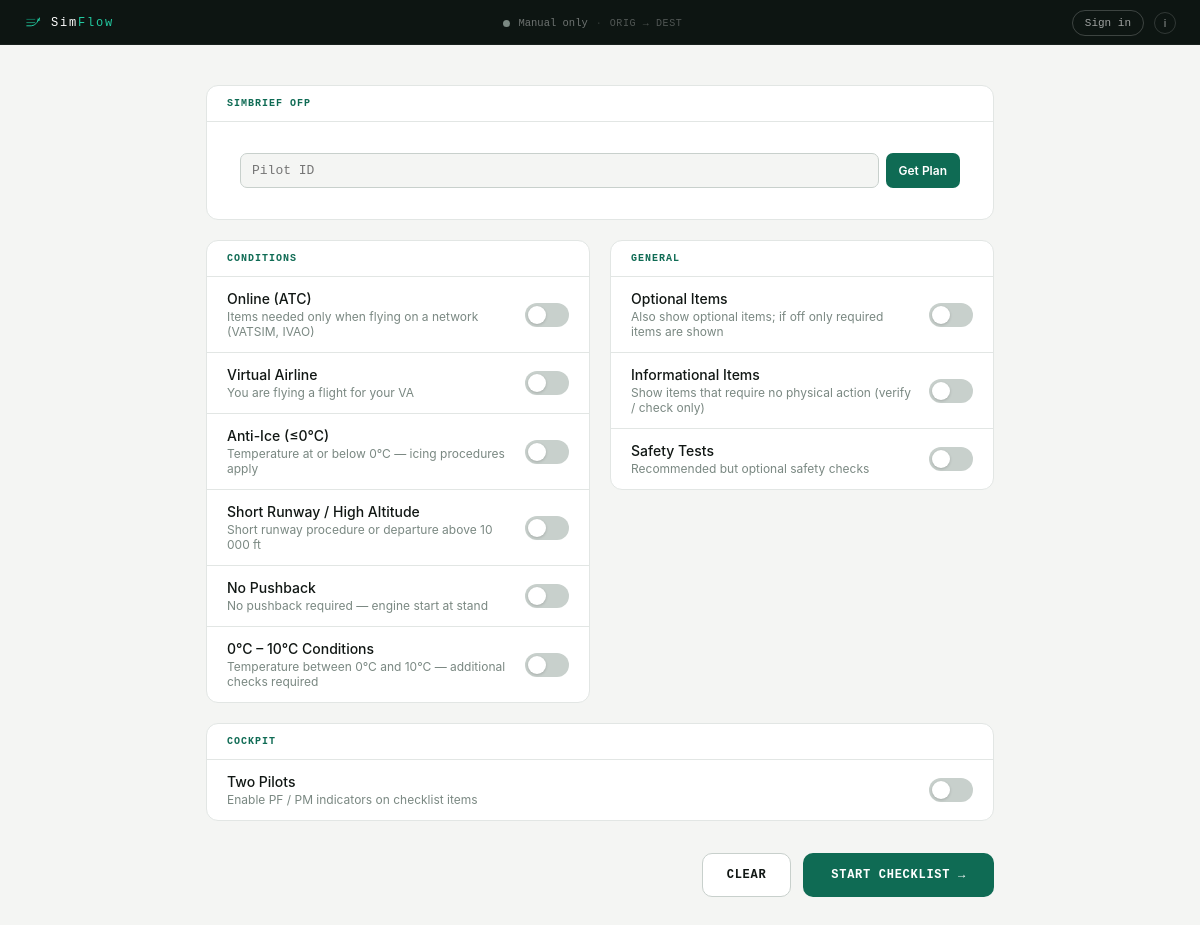
The page / on the database its author committed.
### checklist/models.py (models this page shows, shortened)
class Attribute(models.Model):
    LIVE_RULE_MODE_CHOICES = [
        ("activate_only", "Activate Only"),
        ("prompt_on_change", "Prompt on Change"),
    ]
    title = models.CharField(max_length=30)
    label = models.CharField(
        max_length=60,
        blank=True,
        help_text="User-facing display name shown in UI. Falls back to title when blank.",
    )
    order = models.PositiveIntegerField()
    description = models.TextField(blank=True)
    show = models.BooleanField(default="True")
    is_user_preference = models.BooleanField(
        default=False,
        help_text="Show this attribute on the account profile page as a saveable default.",
    )
    over_ruled_by = models.ForeignKey(
        "self", on_delete=models.SET_NULL, blank=True, null=True
    )
    btn_color = ColorField(default="#194D33")
    live_rule = models.JSONField(
        blank=True,
        null=True,
        help_text="Dataref rule evaluated at procedure transitions to auto-activate or prompt.",
    )
    live_rule_mode = models.CharField(
        max_length=20,
        choices=LIVE_RULE_MODE_CHOICES,
        blank=True,
        null=True,
        help_text="activate_only: apply silently. prompt_on_change: ask the pilot.",
    )
    prompt_message = models.CharField(
        max_length=200,
        blank=True,
        help_text="Message shown to pilot when live_rule triggers in prompt_on_change mode.",
    )

### checklist/views.py (the view, shortened to what this page needs)
# urls.py: path("", views.profile_view, name="start"),
def profile_view(request):
    if request.method == "POST" and request.POST.get("action") == "get_plan":
        simbrief_id = request.POST.get("simbrief_id", "").strip()
        if simbrief_id:
            _fetch_and_cache_simbrief(request, simbrief_id)
        return redirect("checklist:start")
    if request.method == "POST" and request.POST.get("action") == "new_flight":
        _deactivate_current_session(request)
        _clear_flight_session_keys(request)
        return redirect("checklist:start")
    simbrief_id = ""
    if request.user.is_authenticated:
        try:
            simbrief_id = request.user.profile.simbrief_id or ""
        except UserProfile.DoesNotExist:
            pass
    simbrief_id = request.session.get("sb_simbrief_id", simbrief_id)
    ofp_derived_ids = set(request.session.get("sb_derived_attribs", []))
    conditions_attrs = Attribute.objects.filter(
        show=True, is_user_preference=False
    ).order_by("order")
    general_attrs = Attribute.objects.filter(
        show=True, is_user_preference=True
    ).order_by("order")
    user_profile = None
    if request.user.is_authenticated:
        try:
            user_profile = request.user.profile
        except UserProfile.DoesNotExist:
            pass
    user_default_ids = _get_user_default_ids(user_profile)
    active_flight_session = None
    existing_key = request.session.get("flight_session_key")
    if active_flight_session:
        session_active_ids = set(
            FlightSessionAttribute.objects.filter(
                flight_session=active_flight_session, is_active=True
            ).values_list("attribute_id", flat=True)
        )
        prechecked_ids = session_active_ids | ofp_derived_ids
        dual_mode_active = active_flight_session.pilot_role != "SOLO"
    else:
        prechecked_ids = ofp_derived_ids | user_default_ids
        dual_mode_active = request.session.get("dual_mode", False)
    context = {
        "conditions_attrs": conditions_attrs,
        "general_attrs": general_attrs,
        "simbrief_id": simbrief_id,
        "sb_origin": request.session.get("sb_origin", ""),
        "sb_destination": request.session.get("sb_destination", ""),
        "sb_runway": request.session.get("sb_runway", ""),
        "sb_temp": request.session.get("sb_temp", ""),
        "sb_flaps": request.session.get("sb_flaps", ""),
        "sb_callsign": request.session.get("sb_callsign", ""),
        "sb_block_fuel": request.session.get("sb_block_fuel"),
        "sb_finres_altn": request.session.get("sb_finres_altn"),
        "sb_error": request.session.get("sb_error", ""),
        "ofp_derived_ids": ofp_derived_ids,
        "user_default_ids": user_default_ids,
        "active_flight_session": active_flight_session,
        "prechecked_ids": prechecked_ids,
        "dual_mode_active": dual_mode_active,
    }
    return TemplateResponse(request, "checklist/profile.html", context)

### checklist/templatetags/environment_tags.py (called while the page is built)
@register.filter
def setting(key):
    return getattr(conf_settings, key, None)

### checklist/views.py (called while the page is built)
def _get_user_default_ids(user_profile) -> set[int]:
    if user_profile is None:
        return set()
    return set(
        UserAttributeDefault.objects.filter(user_profile=user_profile).values_list(
            "attribute_id", flat=True
        )
    )

### checklist/templates/checklist/profile.html (shortened to what this page needs)
{% extends "checklist/base.html" %}
{% block page_class %}setup-page{% endblock page_class %}
{% block content %}
<div class="setup-inner">
  <div class="card">
    <div class="card-header">
      <span class="card-header-title">SimBrief OFP</span>
    </div>
    <div class="card-body">
      <form method="post" action="{% url 'checklist:start' %}">
        <div class="simbrief-row">
          <input class="simbrief-input" type="text" name="simbrief_id"
                 value="{{ simbrief_id }}" placeholder="Pilot ID">
          <button class="simbrief-btn" type="submit">Get Plan</button>
        </div>
      </form>
    </div>
  </div>
  <form method="post" action="{% url 'checklist:start' %}" id="start-form">
    <div class="two-col">
      <div class="card" style="margin-bottom:0">
        <div class="card-header">
          <span class="card-header-title">Conditions</span>
        </div>
        <div class="toggle-list">
          {% for attr in conditions_attrs %}
          <div class="toggle-row">
            <div class="toggle-info">
              <div class="toggle-name">{{ attr.label|default:attr.title }}</div>
              <div class="toggle-desc">{{ attr.description }}</div>
            </div>
            <label class="toggle-switch">
              <span class="toggle-track"></span>
            </label>
          </div>
          {% endfor %}
        </div>
      </div>
      <div class="card" style="margin-bottom:0">
        <div class="card-header">
          <span class="card-header-title">General</span>
        </div>
        <div class="toggle-list">
          {% for attr in general_attrs %}
          <div class="toggle-row">
            <div class="toggle-info">
              <div class="toggle-name">{{ attr.label|default:attr.title }}</div>
              <div class="toggle-desc">{{ attr.description }}</div>
            </div>
            <label class="toggle-switch">
              <span class="toggle-track"></span>
            </label>
          </div>
          {% endfor %}
        </div>
      </div>
    </div>
    <div class="card" style="margin-top:20px">
      <div class="card-header">
        <span class="card-header-title">Cockpit</span>
      </div>
      <div class="toggle-list">
        <div class="toggle-row">
          <div class="toggle-info">
            <div class="toggle-name">Two Pilots</div>
            <div class="toggle-desc">Enable PF / PM indicators on checklist items</div>
          </div>
          <label class="toggle-switch">
            <span class="toggle-track"></span>
          </label>
        </div>
      </div>
    </div>
    <div class="setup-footer">
      {% if active_flight_session %}
      <button type="button" class="btn-setup-secondary" id="new-flight-btn">New Flight</button>
      <button type="submit" class="btn-setup-primary">Continue →</button>
      {% else %}
      <button type="button" class="btn-setup-secondary" id="clear-btn">Clear</button>
      <button type="submit" class="btn-setup-primary">Start Checklist →</button>
      {% endif %}
    </div>
  </form>
</div>
{% endblock content %}

### checklist/static/checklist/css/tokens.css (style rules this page uses)
:root { --font-sans: -apple-system, 'Segoe UI', system-ui, sans-serif; --font-mono: 'SF Mono', 'Cascadia Mono', 'Fira Mono', 'Consolas', 'Liberation Mono', monospace; --color-teal-dark: #0F6B54; --color-teal-mid: #1A8A6C; --color-teal-bright: #22C9A0; --color-bg: #F4F5F3; --color-card: #FFFFFF; --color-dark: #0D1512; --color-ink: #111714; --color-ink-mid: #3D4842; --color-ink-muted: #7A8882; --color-ink-faint: #B8C0BC; --color-border: #E2E6E4; --color-border-mid: #C8D0CC; --color-checked-bg: #F0FAF6; --color-amber: #F5A623; --color-red: #C94040; --color-danger: #C0392B; --color-danger-bg: #FDF2F1; --space-1: 4px; --space-2: 8px; --space-3: 12px; --space-4: 16px; --space-5: 20px; --space-6: 24px; --radius-sm: 6px; --radius-md: 10px; --radius-lg: 12px; --transition-fast: 0.18s ease; --transition-panel: 0.28s cubic-bezier(0.4, 0, 0.2, 1); }

### checklist/static/checklist/css/layout.css (style rules this page uses)
*, *::before, *::after { box-sizing: border-box; margin: 0; padding: 0; }
html, body { height: 100%; }
body { font-family: var(--font-sans); background: var(--color-bg); display: flex; flex-direction: column; overflow: hidden; }
.setup-inner { max-width: 820px; margin: 0 auto; padding: 40px 16px 80px; }
.two-col { display: grid; grid-template-columns: 1fr 1fr; gap: 20px; align-items: start; }

### checklist/static/checklist/css/components.css (style rules this page uses)
.toggle-row { display: flex; align-items: center; justify-content: space-between; padding: 9px 0; border-bottom: 1px solid rgba(255, 255, 255, 0.05); }
.toggle-row:last-child { border-bottom: none; }
.simbrief-row { display: flex; gap: 7px; padding: 11px 13px 11px; }
.simbrief-input { flex: 1; padding: 9px 11px; border-radius: 7px; border: 1.5px solid var(--color-border-mid); font-family: var(--font-mono); font-size: 13px; color: var(--color-ink); background: var(--color-bg); }
.simbrief-btn { padding: 9px 13px; border-radius: 7px; background: var(--color-teal-dark); color: white; border: none; font-size: 12px; font-weight: 600; font-family: var(--font-sans); white-space: nowrap; cursor: pointer; }
.card { background: var(--color-card); border: 1px solid var(--color-border); border-radius: var(--radius-lg); overflow: hidden; margin-bottom: 20px; }
.card-header { padding: 12px 20px; border-bottom: 1px solid var(--color-border); display: flex; align-items: center; justify-content: space-between; }
.card-header-title { font-family: var(--font-mono); font-size: 10px; font-weight: 600; letter-spacing: 0.1em; text-transform: uppercase; color: var(--color-teal-dark); }
.card-body { padding: 20px; }
.toggle-list { display: flex; flex-direction: column; }
.card .toggle-row { display: flex; align-items: center; justify-content: space-between; padding: 13px 20px; border-bottom: 1px solid var(--color-border); transition: background var(--transition-fast); }
.card .toggle-row:last-child { border-bottom: none; }
.toggle-info { flex: 1; padding-right: 16px; }
.toggle-name { font-size: 14px; font-weight: 500; color: var(--color-ink); }
.toggle-desc { font-size: 12px; color: var(--color-ink-muted); margin-top: 2px; }
.toggle-switch { position: relative; width: 44px; height: 24px; flex-shrink: 0; cursor: pointer; }
.toggle-track { position: absolute; inset: 0; background: var(--color-border-mid); border-radius: 99px; transition: background 0.2s; }
.toggle-track::after { content: ''; position: absolute; top: 3px; left: 3px; width: 18px; height: 18px; border-radius: 50%; background: #fff; transition: transform 0.2s; box-shadow: 0 1px 3px rgba(0, 0, 0, 0.18); }
.setup-footer { display: flex; gap: 12px; justify-content: flex-end; padding-top: 12px; padding-bottom: 4px; }
.btn-setup-secondary { height: 44px; padding: 0 24px; background: var(--color-card); color: var(--color-ink); border: 1px solid var(--color-border-mid); border-radius: var(--radius-md); font-family: var(--font-mono); font-size: 12px; font-weight: 600; letter-spacing: 0.06em; text-transform: uppercase; cursor: pointer; transition: border-color var(--transition-fast); }
.btn-setup-primary { height: 44px; padding: 0 28px; background: var(--color-teal-dark); color: #fff; border: none; border-radius: var(--radius-md); font-family: var(--font-mono); font-size: 12px; font-weight: 600; letter-spacing: 0.06em; text-transform: uppercase; cursor: pointer; display: inline-flex; align-items: center; gap: 6px; transition: background var(--transition-fast); }

### rows shown on the page
Attribute: label "Online (ATC)", description "Items needed only when flying on a network (VATSIM, IVAO)"
Attribute: label "Virtual Airline", description "You are flying a flight for your VA"
Attribute: label "Anti-Ice (≤0°C)", description "Temperature at or below 0°C — icing procedures apply"
Attribute: label "Short Runway / High Altitude", description "Short runway procedure or departure above 10 000 ft"
Attribute: label "No Pushback", description "No pushback required — engine start at stand"
Attribute: label "0°C – 10°C Conditions", description "Temperature between 0°C and 10°C — additional checks required"
Attribute: label "Optional Items", description "Also show optional items; if off only required items are shown"
Attribute: label "Informational Items", description "Show items that require no physical action (verify / check only)"
Attribute: label "Safety Tests", description "Recommended but optional safety checks"

### other values the page prints
{{ request.session.sb_origin|default:"ORIG" }} "ORIG"
{{ request.session.sb_destination|default:"DEST" }} "DEST"
